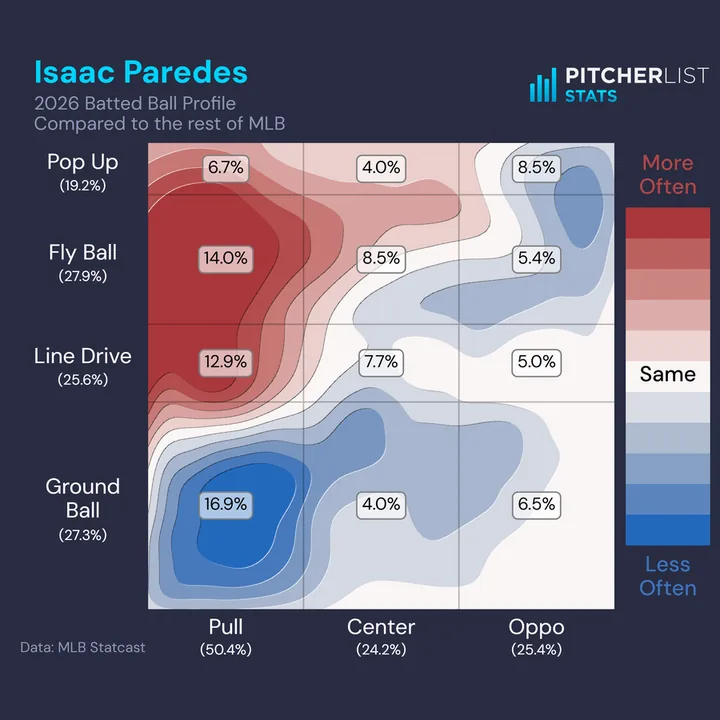
#> input picture images/tile-batted-balls-720.webp, 720 x 720 px, given in place of tile-batted-balls-720.webp.png, which was not available
$ python -i make_tiles.py   (imports and definitions only)
#> lines starting #> are read from the running program, lines starting #| are printed output that depends on the picture
"""Crop the captured app PNGs (from grab_app_pngs.py) into uniform tile images.

Every tile is square: cropped from the export, or padded out with the figure's own
background where a crop would cut text at the edges. Model Drilldown's is put together from
its 16:9 card: the card's header and its waterfall tile only (waterfall_tile).
Name tiles on the command line to redo only those (make_tiles.py batted-balls); with no
names, every tile is redone from whatever exports are in the cache.

Each tile is written as WebP twice: 900 px wide (tile-NAME.webp) and 720 px
(tile-NAME-720.webp), which index.html offers through srcset. The tiles show at no more
than ~440 CSS px, so 720 covers most screens and 900 the sharper ones; together they are
about a sixth of the PNGs they replaced.

Cloudflare and browsers hold images for hours under their exact URL, so each tile's <img>
in index.html carries a ?v= number, and a tile that comes out different gets its number
bumped here (on both of its URLs). Commit index.html along with the images.
"""
import re
import sys
from pathlib import Path

import numpy as np
from PIL import Image

CACHE = Path(__file__).parent / "cache"
IMAGES = Path(__file__).resolve().parents[2] / "images"
INDEX = IMAGES.parent / "index.html"
RATIO = 1.0  # square: the page also holds each tile to 1:1 in CSS (blandalytics.css)
WIDTH = 900
SMALL = 720
WEBP = {"quality": 82, "method": 6}

# Where to anchor each crop: the part of the app output that reads best as a thumbnail.
# None pads the figure out to the tile's shape with its own background colour instead.
CROPS = {
    "pitcher-cards": (0.0, 0.0),     # name, grades, usage and movement plots
    "season-cards": (0.0, 0.0),      # the same, for a season
    "sequencing-flow": (0.0, 0.5),   # the Sankey body
    "swing-profiles": None,          # padded: a square crop cuts the axis label and the wordmark
    "batted-balls": None,            # padded, not cropped: the wordmark and data credit sit at the edges
    "release-angles": (0.5, 0.0),   # the figure with its title; trims the footer
    "series-win": None,              # square already: the title and wordmark sit at the edges
    "model-drilldown": "waterfall",  # the card's header over its waterfall tile (waterfall_tile)
    "auction-calculator": (0.0, 0.0),  # top of the values table: names, dollars, the first stats
    "nhl-draft": (0.0, 0.0),         # top of the options table
    "projection-drilldown": None,        # padded: the player's card over the whole waterfall card
    "playing-time-risk": (0.0, 0.0),     # top of the leaderboard
    "promotion-timelines": (0.0, 0.0),   # top of the leaderboard
    "lineup-sims": (0.0, 0.0),           # the KPIs and the comparison strips
    "game-sim": None,                    # square already: the score grid's share image
    "player-rater": None,                # square already: the share image's title, wordmark and footer sit at the edges
    "xmiss": None,                       # square already: the share image's title, wordmark and footer sit at the edges
    "contract-eval": None,               # square already: the share image's title, wordmark and KPI strip sit at the edges
    "player-comps": (0.0, 0.0),          # the player's card over his next-season forecast
    "created-runs": (0.0, 0.0),          # the title over the top of the leaderboard: names, CR and the batting columns
    # the court under its xPTS scale and per-shot line (a box, in the 1600 x 2780 export's pixels)
    "nba-shot-charts": (83, 130, 1518, 1565),
}


def save(name, tile):
    """Write the tile's two WebPs; bump its ?v= in index.html if either changed."""
    small = tile.resize((SMALL, round(SMALL * tile.height / tile.width)), Image.LANCZOS)
    changed = False
    for path, im in ((IMAGES / f"tile-{name}.webp", tile), (IMAGES / f"tile-{name}-{SMALL}.webp", small)):
        before = path.read_bytes() if path.exists() else None
        im.save(path, "WEBP", **WEBP)
        changed |= path.read_bytes() != before
    if not changed:
        return
    html = INDEX.read_text(encoding="utf-8")
    ver = re.search(rf'images/tile-{re.escape(name)}\.webp\?v=(\d+)', html)
    if ver:
        new = int(ver[1]) + 1
        html = re.sub(rf'(images/tile-{re.escape(name)}(?:-{SMALL})?\.webp\?v=)\d+', rf'\g<1>{new}', html)
        INDEX.write_text(html, encoding="utf-8")
        print(f"  index.html: tile-{name} is new, its ?v= is now {new}")


# Model Drilldown's card (model-drilldown/card.js) is 1280 x 720 in its own units; the export
# is a multiple of that. Its header runs to y 124, the tiles from y 133 to 663, and the
# waterfall tile ends at x 810 (its left edge moves with the width of the arsenal tile).
CARD_W, HEAD_B, TILE_T, TILE_B, WATERFALL_R = 1280, 124, 133, 663, 810


def waterfall_tile(name):
    """A square of the card's ground: the card's header (the pitcher, pitch type and season on
    the left, the score on the right) over its waterfall tile, centred, and the wordmark in the
    corner, each cut from the export at its own size."""
#> called with name = '../../images/tile-batted-balls-720.webp'
    im = Image.open(CACHE / f"{name}.png").convert("RGB")
#> im is the input picture: PIL image 720x720 RGB; mean R, G, B 113.2, 109.2, 126.8
    w, h = im.size
#> w = 720; h = 720
    k = w / CARD_W
#> k = 0.562
    ground = im.getpixel((4, 4))
#> ground = (41, 44, 66)

    arr = np.asarray(im, dtype=np.int16)
    off = np.abs(arr - np.array(ground, dtype=np.int16)).sum(axis=2)  # distance from the ground
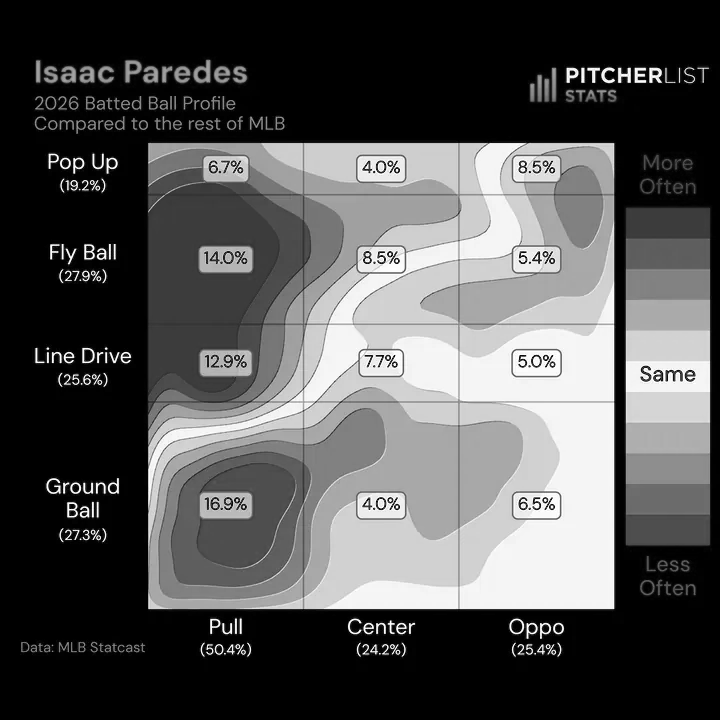
#> off: shape (720, 720) int64; min 0, max 614, mean 201.2; drawn with min black and max white

    def ink(x0, y0, x1, y1):
        """The box of everything that is not the ground in a region."""
        ys, xs = np.nonzero(off[y0:y1, x0:x1] > 40)
        return (x0 + xs.min(), y0 + ys.min(), x0 + xs.max() + 1, y0 + ys.max() + 1) if len(xs) else None

    # the waterfall tile: from the right edge, back along a row just inside its top to the ground
    y = round((TILE_T + 6) * k)
#> y = 78
    x = round((WATERFALL_R - 4) * k)
#> x = 453
    while x > 0 and off[y, x] > 12:
        x -= 1
#> this loop made 0 passes
#> after the loop, x = 453
    panel = im.crop((x + 1, round(TILE_T * k), round(WATERFALL_R * k), round(TILE_B * k)))
    # the header: the title block on the left, the score (without its divider) on the right
    head = ink(0, 0, round(w * 0.7), round(HEAD_B * k))
#> in ink, `ys, xs = np.nonzero(off[y0:y1, x0:x1] > 40)`: ys = 844 values from 59 to 69; xs = 844 values, max 246 at index 668, min 35 at index 42, mean 139.5
#> head = (35, 59, 247, 70)
    score = ink(round(w * 0.78), 0, w, round(HEAD_B * k))
#> score = (566, 66, 710, 70)
    # the wordmark: the ink under the tiles, right of the waterfall's edge
    mark = ink(round((WATERFALL_R + 12) * k), round((TILE_B + 2) * k), w, h)
#> mark = (462, 374, 712, 658)
    n = h  # the square: as tall as the card
#> n = 720
    tile = Image.new("RGB", (n, n), ground)
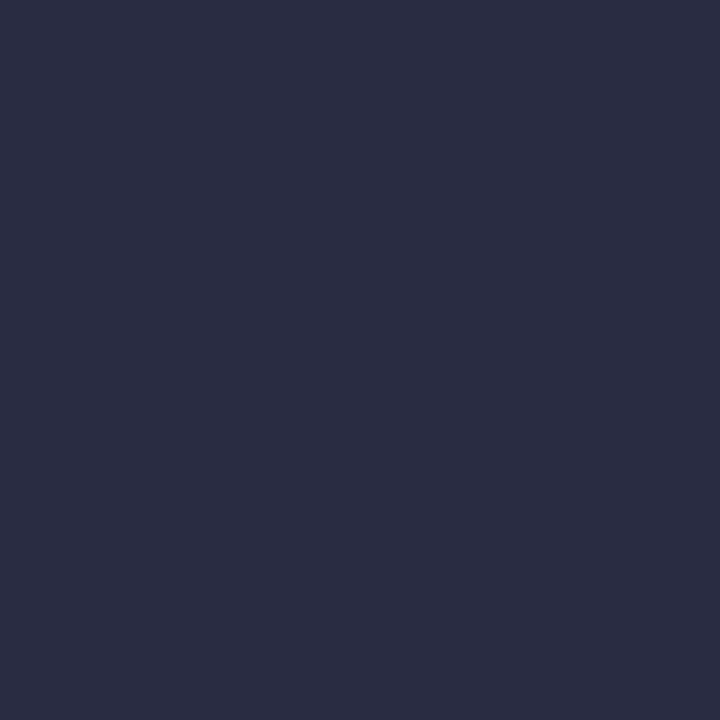
#> tile: PIL image 720x720 RGB; mean R, G, B 41, 44, 66
    margin = round(34 * k)
#> margin = 19
    tile.paste(im.crop((0, 0, head[2], head[3])), (0, 0))
    sx = n - margin - (score[2] - score[0])
#> sx = 557
    if sx < head[2] + margin:
        raise ValueError(f"{name}: the title runs into the score")
    tile.paste(im.crop((score[0], 0, score[2], score[3])), (sx, 0))
    tile.paste(panel, ((n - panel.width) // 2, round(TILE_T * k)))
    # the wordmark at the card's own distance from the corner
    tile.paste(im.crop(mark), (n - (w - mark[0]), n - (h - mark[1])))
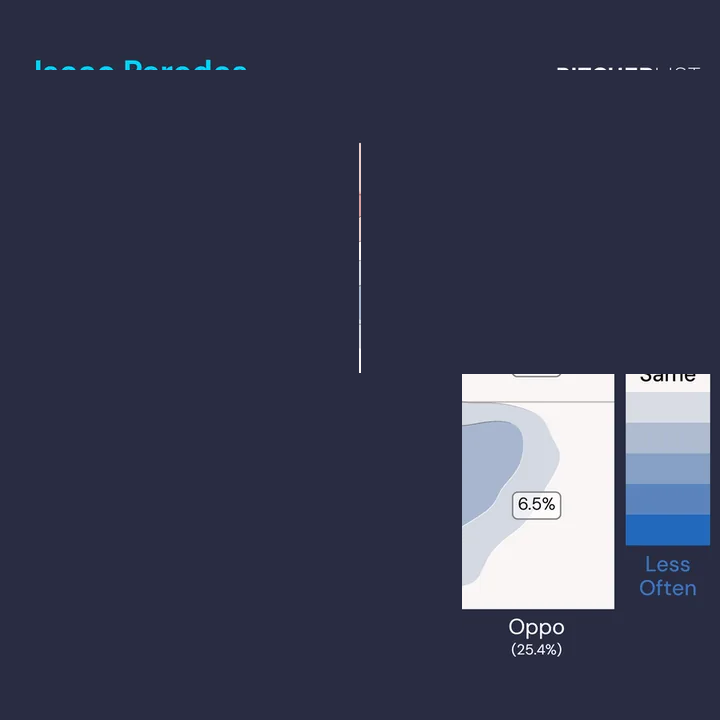
#> tile: PIL image 720x720 RGB; mean R, G, B 57.2, 60.9, 82.1
    save(name, tile.resize((WIDTH, WIDTH), Image.LANCZOS))
#> the loop in save, `for path, im in ((IMAGES / f"tile-{name}.webp", tile), (IMAGES / f"til..` made 2 passes
#> changed on passes 1 to 2: True, True
#> pass 1, in save, `im.save(path, "WEBP", **WEBP)`:
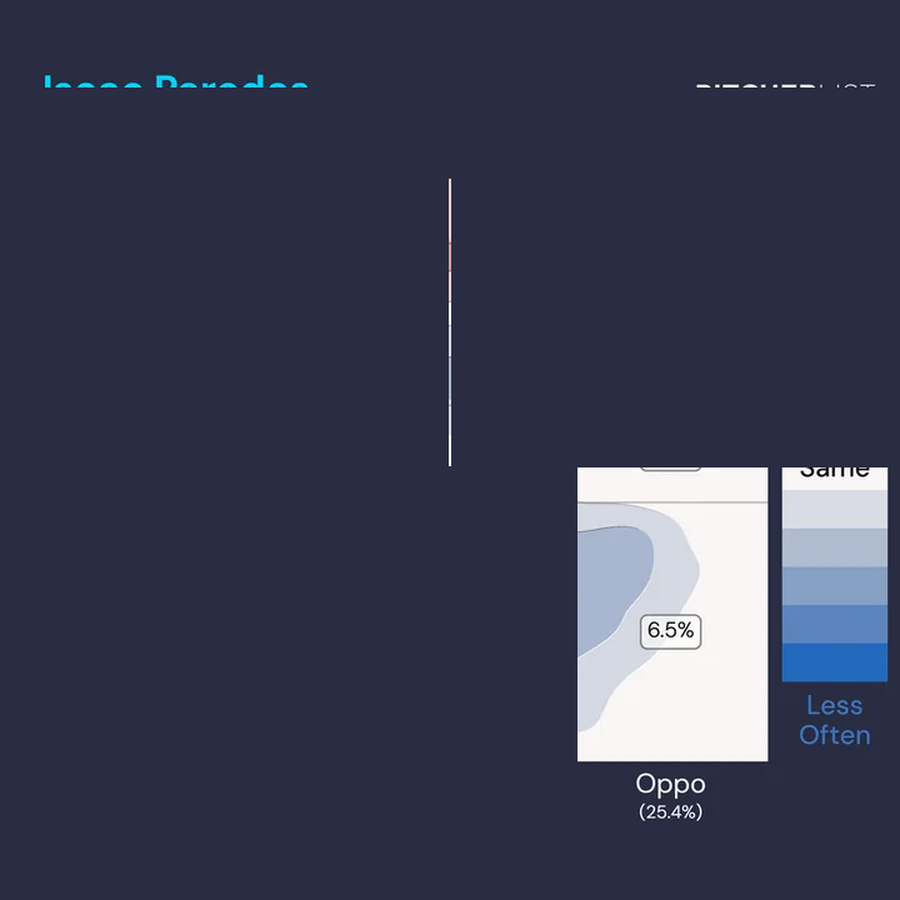
#> saved as tile-batted-balls-720.webp.webp: PIL image 900x900 RGB; mean R, G, B 57.2, 60.9, 82.1
#> after the loop in save, `for path, im in ((IMAGES / f"tile-{name}.webp", tile), (IMAGES / f"til..`: changed = True
    print(f"tile-{name} from {w}x{h}: header, waterfall tile {panel.width}x{panel.height}, wordmark on {n}x{n}")


def crop(name, anchor):
    if anchor == "waterfall":
        return waterfall_tile(name)
    im = Image.open(CACHE / f"{name}.png").convert("RGB")
    w, h = im.size
    if anchor is not None and len(anchor) == 4:
        save(name, im.crop(anchor).resize((WIDTH, round(WIDTH / RATIO)), Image.LANCZOS))
        print(f"tile-{name} from {w}x{h} box {anchor}")
        return
    if anchor is None:
        pw, ph = max(w, round(h * RATIO)), max(h, round(w / RATIO))
        padded = Image.new("RGB", (pw, ph), im.getpixel((0, 0)))
        padded.paste(im, ((pw - w) // 2, (ph - h) // 2))
        save(name, padded.resize((WIDTH, round(WIDTH / RATIO)), Image.LANCZOS))
        print(f"tile-{name} from {w}x{h} padded to {pw}x{ph}")
        return
    ax, ay = anchor
    if w / h > RATIO:
        cw, ch = round(h * RATIO), h
    else:
        cw, ch = w, round(w / RATIO)
    x = round((w - cw) * ax)
    y = round((h - ch) * ay)
    tile = im.crop((x, y, x + cw, y + ch)).resize((WIDTH, round(WIDTH / RATIO)), Image.LANCZOS)
    save(name, tile)
    print(f"tile-{name} from {w}x{h} crop {cw}x{ch} at ({x},{y})")


# [5 lines not run here, left out]

#> (the run stopped early here; a loop or call above may not have finished)

$ run again, on images/tile-contract-eval-720.webp
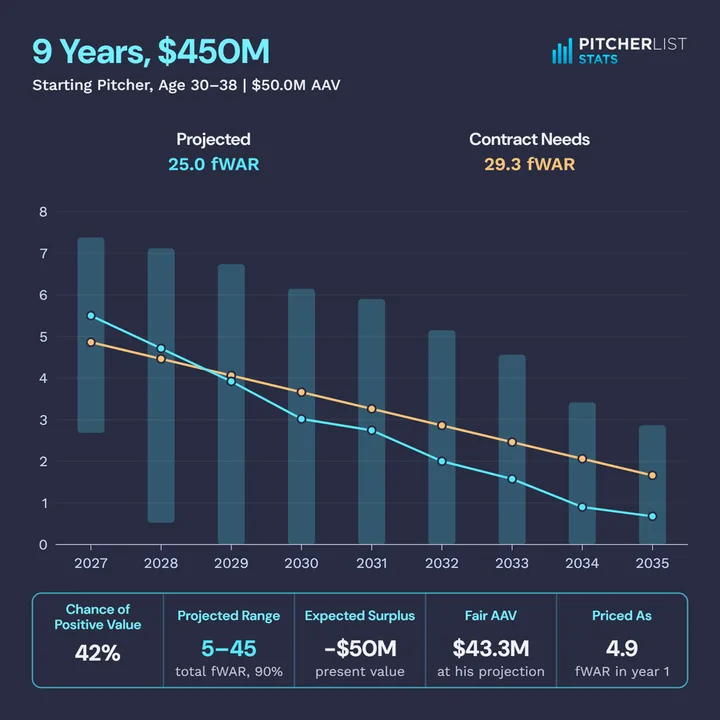
#> input picture images/tile-contract-eval-720.webp, 720 x 720 px, given in place of tile-contract-eval-720.webp.png, which was not available
#> in waterfall_tile, im is the input picture: PIL image 720x720 RGB; mean R, G, B 46.2, 54.6, 76.1
#> ground = (42, 43, 66)
#> in waterfall_tile, `off = np.abs(arr - np.array(ground, dtype=np.int16)).sum(axis=2)`:
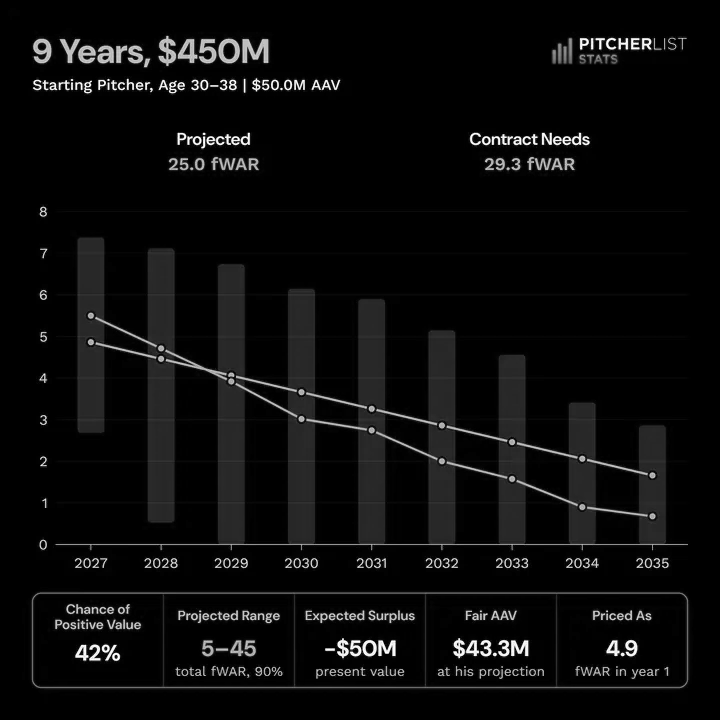
#> off: shape (720, 720) int64; min 0, max 614, mean 29.8; drawn with min black and max white
#> after the loop in waterfall_tile, `while x > 0 and off[y, x] > 12:`: x = 453
#> ys = 3636 values from 35 to 67; xs = 3636 values, max 269 at index 269, min 32 at index 705, mean 156.6
#> head = (32, 35, 270, 68)
#> score = (562, 36, 687, 65)
#> mark = (462, 374, 689, 689)
#> sx = 576
#> in waterfall_tile, `tile.paste(im.crop(mark), (n - (w - mark[0]), n - (h - mark[1])))`:
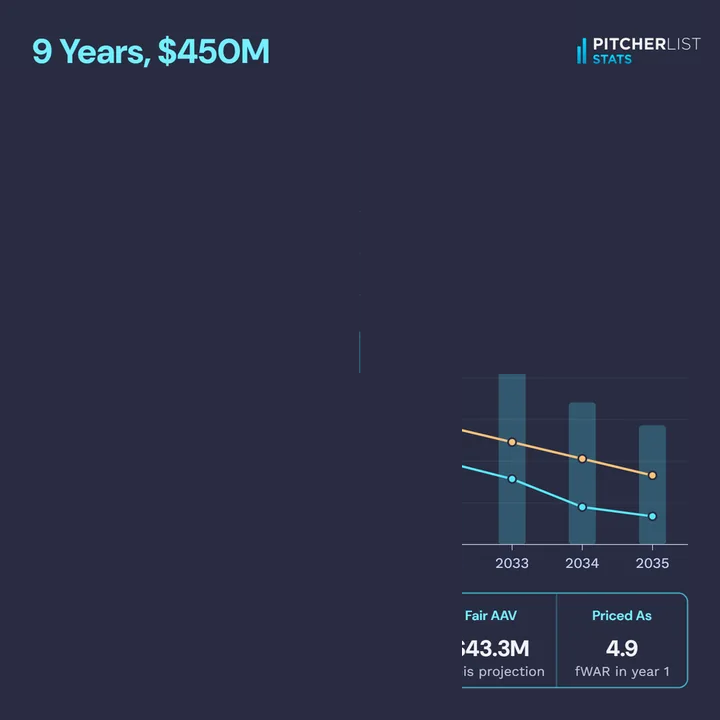
#> tile: PIL image 720x720 RGB; mean R, G, B 43.5, 46.7, 69.3
#> the loop in save, `for path, im in ((IMAGES / f"tile-{name}.webp", tile), (IMAGES / f"til..` made 2 passes
#> changed on passes 1 to 2: True, True
#> after the loop in save, `for path, im in ((IMAGES / f"tile-{name}.webp", tile), (IMAGES / f"til..`: changed = True
